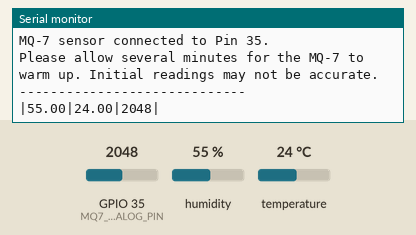
Recording of a sketch running on a simulated ESP32. Shown: the last lines printed to the serial monitor. The inputs (shaded band) are chosen by the test bench; at power-on: humidity 55 %, GPIO 35 (MQ7_ANALOG_PIN) = 2048, temperature 24 °C.

Above: at 1.3 s.
1.4 s: humidity set to 22 %
At 2.7 s:
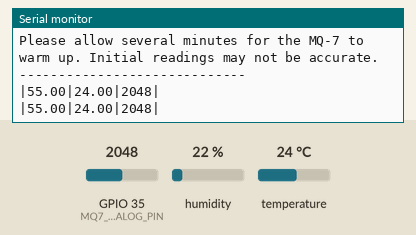
2.9 s: GPIO 35 (MQ7_ANALOG_PIN) set to 2866
At 4.3 s:
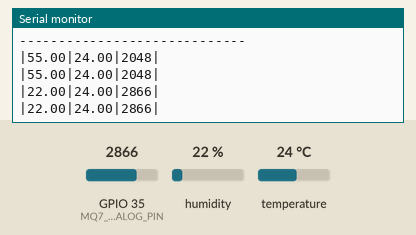
4.4 s: temperature set to 12 °C
At 5.7 s:
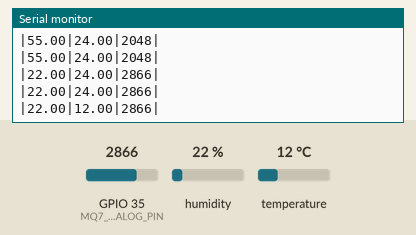
5.9 s: GPIO 35 (MQ7_ANALOG_PIN) set to 3603
At 7.1 s:
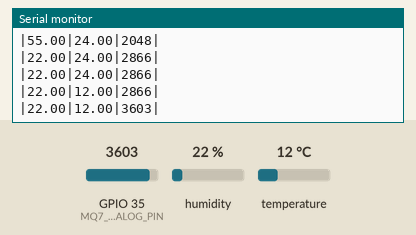
7.4 s: humidity set to 40 %
At 7.4 s:
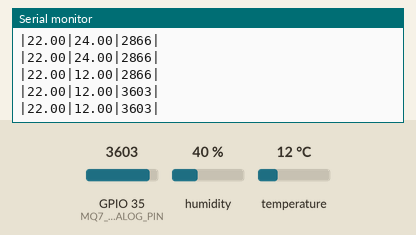
Timing chart, 0 to 9.9 s (numbered marks = the images above; inputs shaded):
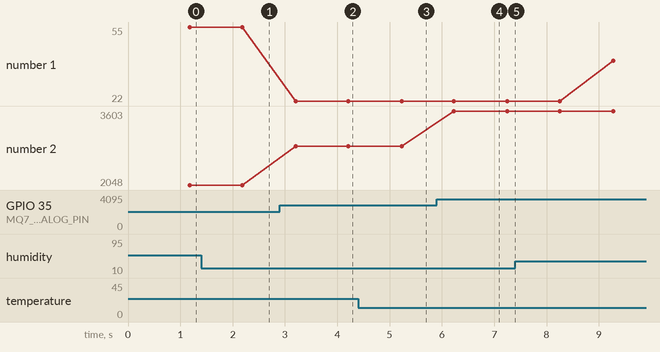

Measured:
- after the input at 2.9 s, the serial monitor: prints a new line after 0.31 s (image 2)
- after the input at 4.4 s, the serial monitor: prints a new line after 0.83 s (image 3)
- after the input at 5.9 s, the serial monitor: prints a new line after 0.33 s (image 4)
- plotted number 1: 22 → 40 after the input at 7.4 s
- plotted number 2: 2048 → 2866 after the input at 2.9 s, 2866 → 3603 after the input at 5.9 s

The sketch:

dht11_mq7_data_logger.ino
```cpp
#include "DHT.h" // Include the DHT library

#define DHTPIN 27       // Define the pin where the DHT11 sensor is connected
#define DHTTYPE DHT11   // Specify the type of DHT sensor (DHT11 or DHT22)

// Pins for the MQ-7 sensor
#define MQ7_ANALOG_PIN 35 // ADC1_CH7 corresponds to Pin 35

// Initialize the DHT sensor.
// If using an ESP32, ensure the pin is compatible and has a pull-up resistor if necessary.
DHT dht(DHTPIN, DHTTYPE);

// Variable for the MQ-7 sensor reading
int mq7_rawValue = 0; // Declare globally for use in loop()

void setup() {
  Serial.begin(9600); // Start serial communication at 115200 baud (faster for ESP32)
  Serial.println(F("--- Sensor Readings Start ---")); // Print a start message

  // Initialize DHT sensor
  dht.begin();
  Serial.println(F("DHT11 sensor initialized."));

  Serial.println(F("MQ-7 sensor connected to Pin 35."));
  Serial.println(F("Please allow several minutes for the MQ-7 to warm up. Initial readings may not be accurate."));
  Serial.println(F("-----------------------------"));
}

void loop() {
  // Wait 1 second between readings (DHT11 shouldn't be read too quickly)
  delay(1000);

  // Read humidity
  float h = dht.readHumidity();
  // Read temperature in Celsius
  float t = dht.readTemperature();

  // Read raw value from MQ-7 sensor
  mq7_rawValue = analogRead(MQ7_ANALOG_PIN);

  // Check if DHT readings failed
  if (isnan(h) || isnan(t)) { // Corrected the extra parenthesis here
    Serial.println(F("Error reading from DHT sensor!"));
    // You might want to return here or just skip printing DHT values
    // and continue with MQ-7 if you prefer.
  } else {
    // Print DHT and MQ-7 values in a concise format
    Serial.print("|");
    Serial.print(h); // Humidity
    Serial.print("|");
    Serial.print(t); // Temperature
    Serial.print("|");
    Serial.print(mq7_rawValue); // MQ-7 raw value
    Serial.println("|");
  }
}
```
